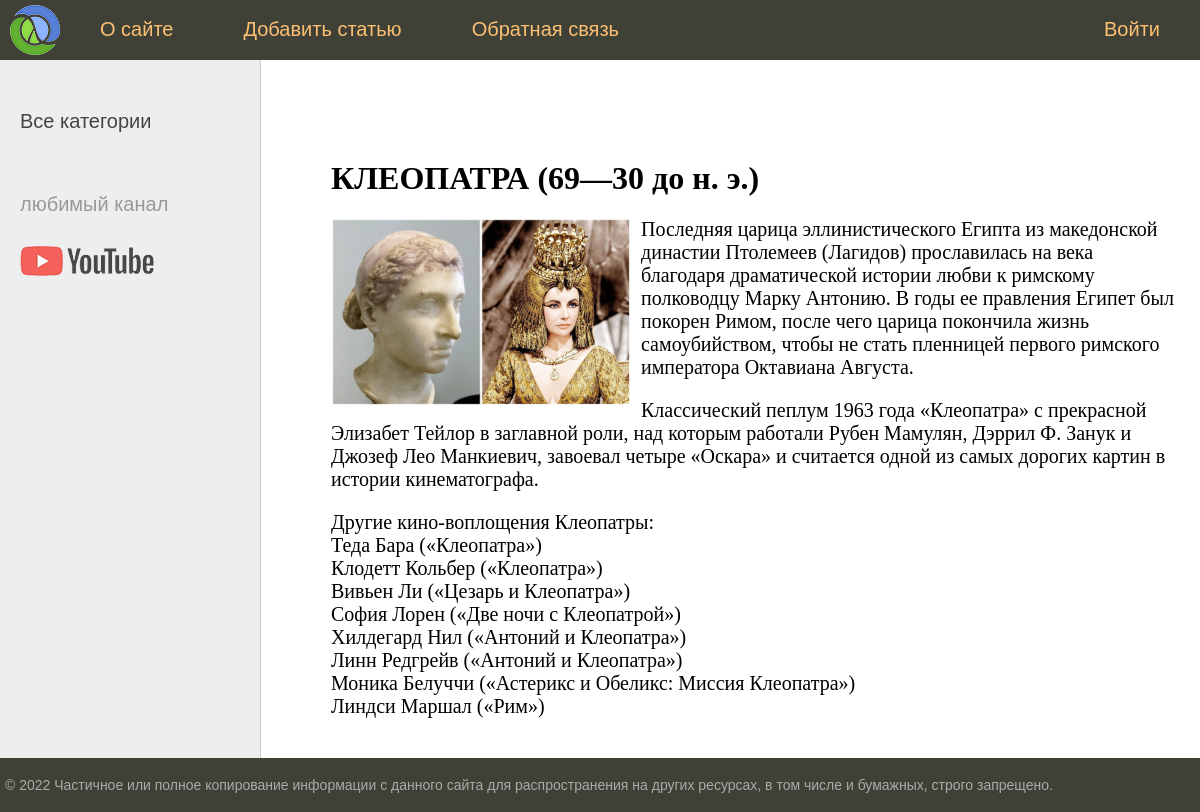
Screenshot of /post/7/ with the database file from the repository.
### women/models.py (models this page shows, shortened)
class Women(models.Model):
    title = models.CharField(max_length=255, verbose_name="Заголовок")
    content = models.TextField(blank=True, verbose_name="Текст статьи")
    photo = models.ImageField(upload_to="photos/%Y/%m/%d/", verbose_name="Фото")
    time_create = models.DateTimeField(auto_now_add=True, verbose_name="Время создания")
    time_update = models.DateTimeField(auto_now=True, verbose_name="Время изменения")
    is_published = models.BooleanField(default=True, verbose_name="Публикация")
    cat = models.ForeignKey('Category', on_delete=models.PROTECT, null=True, verbose_name="Категории")
    class Meta:
        verbose_name = 'известные женщины'
        verbose_name_plural = 'известные женщины'
        ordering = ['time_create', 'title']

### women/views.py (the view)
# urls.py: path('post/<int:post_id>/', show_post, name='post'),
def show_post(request, post_id):
    post = get_object_or_404(Women, pk=post_id)
    context = {
        'post': post,
        'menu': menu,
        'title': post.title,
        'cat_selected': post.cat_id,
    }
    return render(request, 'women/post.html', context=context)

### women/templates/women/post.html
{% extends 'women/base.html' %}
{% block content %}
<h1>{{post.title}}</h1>
{% if post.photo %}
<p><img class="img-article-left" src="{{post.photo.url}}"></p>
{% endif %}
{{post.content|linebreaks}}
{% endblock %}

### women/static/women/css/styles.css (style rules this page uses)
html, body { font-family: 'Arial'; margin: 0; padding: 0; height: 100%; width: 100%; color: #444; }
img { max-width: 600px; height: auto; }
img.img-article-left { max-width: 300px; height: auto; float: left; padding: 0 10px 10px 0; }
.content-text h1 { font-size: 32px; }

### rows the page displays
Women: title "КЛЕОПАТРА (69—30 до н. э.)", photo (picture), content "Последняя царица эллинистического Египта из македонской династии Птолемеев (Лагидов) прославилась на века благодаря драматической истории любви к римскому полководцу Марку Антонию. В годы ее правления Египет был покорен Римом, после чего царица покончила жизнь самоубийством, чтобы не стать пленницей первого римского императора Октавиана Августа. Классический пеплум 1963 года «Клеопатра» с прекрасной Элизабет Тейлор в заглавной роли, над которым работали Рубен Мамулян, Дэррил Ф. Занук и Джозеф Лео Манкиевич, завоевал четыре «Оскара» и считается одной из самых дорогих картин в истории кинематографа. Другие кино-воплощения Клеопатры: Теда Бара («Клеопатра») Клодетт Кольбер («Клеопатра») Вивьен…"

### other values shown
{{ m.title }} "О сайте" "Добавить статью" "Обратная связь"
{{ m.title }} "Войти"
